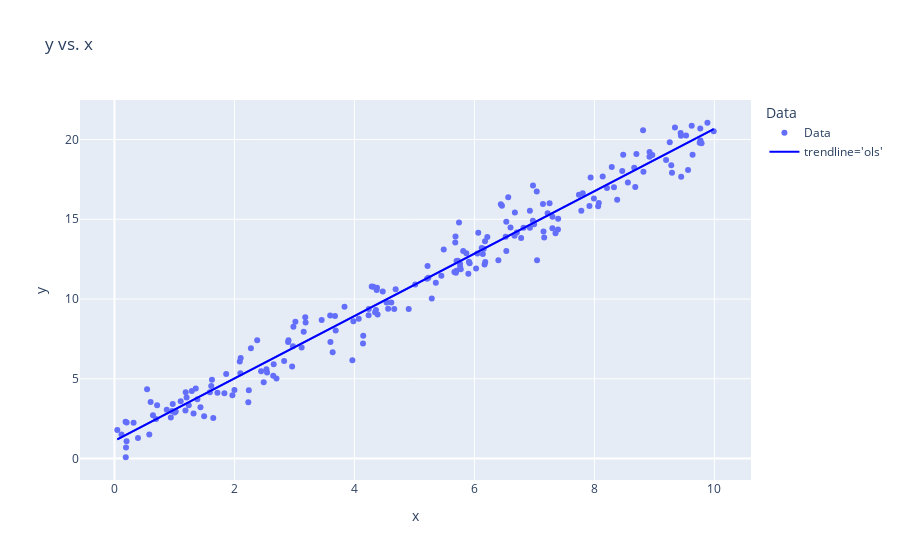

Source (notebook cell):
### Code cell
import numpy as np
import pandas as pd
import statsmodels.formula.api as smf
import plotly.express as px
import plotly.graph_objects as go
import matplotlib.pyplot as plt
from scipy.stats import norm

n = 200
belta0 = 1
belta1 = 2
sigma = 1

np.random.seed(0)
x = np.random.uniform(0, 10, n)
e = np.random.normal(0, sigma, n)
y = belta0 + belta1 * x + e

df = pd.DataFrame({'x' : x, 'y' : y})
data_model = smf.ols("y ~ x", data=df)
estimate_model = data_model.fit()

model_data_specification = smf.ols("y~x", data=df) 
fitted_model = model_data_specification.fit() 

fitted_model.summary()
fitted_model.summary().tables[1]
fitted_model.params
fitted_model.params.values
fitted_model.rsquared

df['Data'] = 'Data' 
fig = px.scatter(df, x='x',  y='y', color='Data', 
                 trendline='ols', title='y vs. x')

fig.add_scatter(x=df['x'], y=fitted_model.fittedvalues,
                line=dict(color='blue'), name="trendline='ols'")
fig.show()

### Figure 1 — Plotly figure (JSON) as saved in the notebook; plotly's stock layout.template omitted (floating-point values rounded to 4 significant figures; data arrays with more than 128 entries replaced by an {"elided": "..."} marker saying what was removed)
{"data": [{"hovertemplate": "Data=Data<br>x=%{x}<br>y=%{y}<extra></extra>", "legendgroup": "Data", "marker": {"color": "#636efa", "symbol": "circle"}, "mode": "markers", "name": "Data", "orientation": "v", "showlegend": true, "type": "scatter", "x": {"elided": "200 float values"}, "xaxis": "x", "y": {"elided": "200 float values"}, "yaxis": "y"}, {"hovertemplate": "<b>OLS trendline</b><br>y = 1.9562 * x + 1.10694<br>R<sup>2</sup>=0.971250<br><br>Data=Data<br>x=%{x}<br>y=%{y} <b>(trend)</b><extra></extra>", "legendgroup": "Data", "marker": {"color": "#636efa", "symbol": "circle"}, "mode": "lines", "name": "Data", "showlegend": false, "type": "scatter", "x": {"elided": "200 float values"}, "xaxis": "x", "y": {"elided": "200 float values"}, "yaxis": "y"}, {"line": {"color": "blue"}, "name": "trendline='ols'", "type": "scatter", "x": {"elided": "200 float values"}, "y": {"elided": "200 float values"}}], "layout": {"legend": {"title": {"text": "Data"}, "tracegroupgap": 0}, "title": {"text": "y vs. x"}, "xaxis": {"anchor": "y", "domain": [0, 1], "title": {"text": "x"}}, "yaxis": {"anchor": "x", "domain": [0, 1], "title": {"text": "y"}}}}
